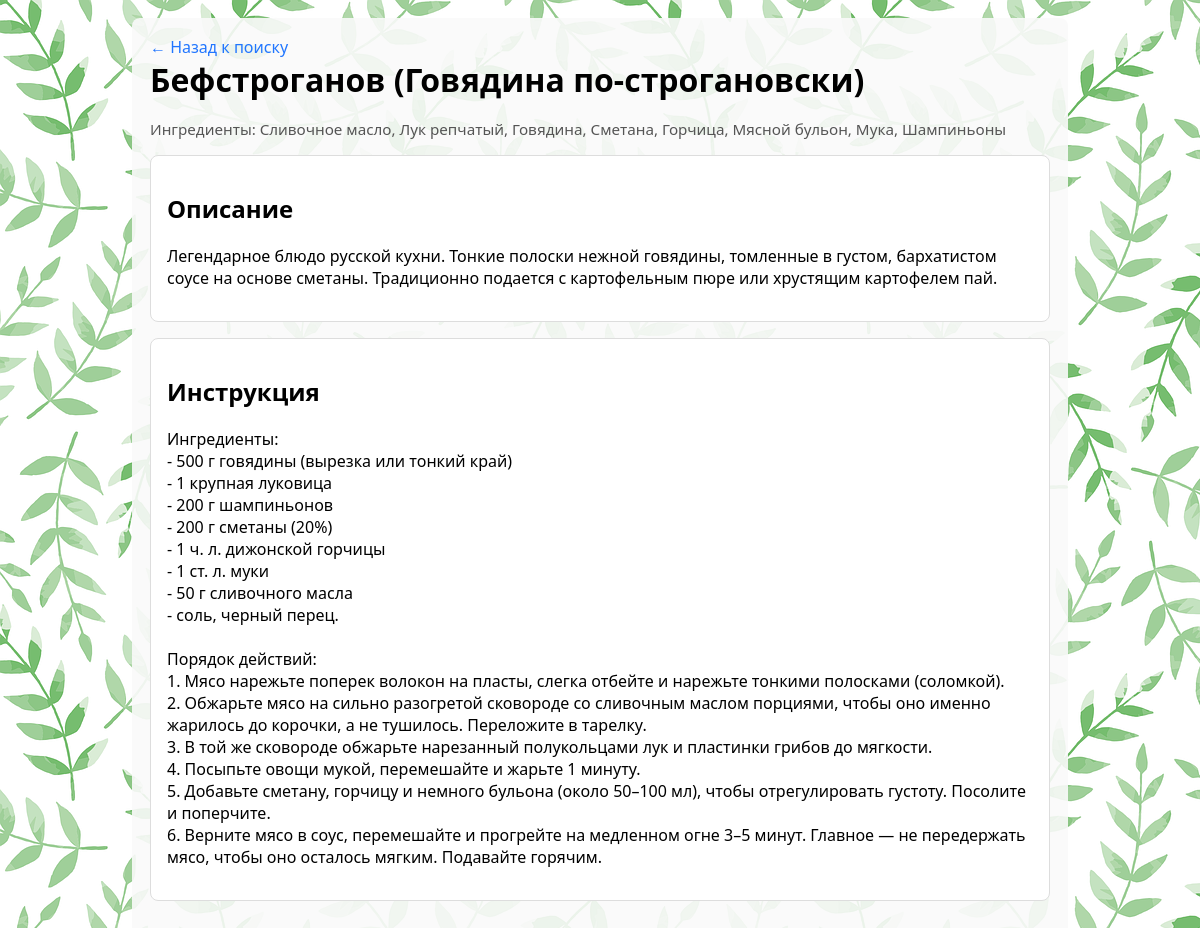
The page /recipes/11/ on the database its author committed.
### recipe_finder/models.py (models this page shows, shortened)
class Recipe(models.Model):
    name = models.CharField(max_length=200)
    picture = models.ImageField(upload_to='recipes/images/', blank=True)
    description = models.TextField()
    instructions = models.TextField()
    ingredients = models.ManyToManyField(Ingredient, related_name="recipes")
    class Meta:
        verbose_name = "Рецепт"
        verbose_name_plural = "Рецепты"

class Ingredient(models.Model):
    name = models.CharField(max_length=100, unique=True)
    def __str__(self):
        return self.name
    class Meta:
        verbose_name = "Ингредиент"
        verbose_name_plural = "Ингредиенты"

### recipe_finder/views.py (the view)
# urls.py: path("recipes/<int:pk>/", views.recipe_detail, name="recipe_detail"),
def recipe_detail(request, pk):
    recipe = get_object_or_404(Recipe, pk=pk)
    return render(request, 'recipe_finder/recipe_detail.html', {'recipe': recipe})

### templates/recipe_finder/recipe_detail.html (shortened to what this page needs)
<!DOCTYPE html>
<html lang="ru">
<head>
  {% load static %}
</head>
<body>
  <div class="container">
    <header>
      <a href="{% url 'home' %}">&larr; Назад к поиску</a>
      <h1>{{ recipe.name }}</h1>
    </header>
    <div class="meta">Ингредиенты: {{ recipe.ingredients.all|join:", " }}</div>
    <div class="section">
      <h2>Описание</h2>
      <p>{{ recipe.description|linebreaksbr }}</p>
    </div>
    <div class="section">
      <h2>Инструкция</h2>
      <p>{{ recipe.instructions|linebreaksbr }}</p>
    </div>
  </div>
</body>
</html>

### rows shown on the page
Recipe: name "Бефстроганов (Говядина по-строгановски)", ingredients.all "Сливочное масло, Лук репчатый, Говядина, Сметана, Горчица, Мясной бульон, Мука, Шампиньоны", description "Легендарное блюдо русской кухни. Тонкие полоски нежной говядины, томленные в густом, бархатистом соусе на основе сметаны. Традиционно подается с картофельным пюре или хрустящим картофелем пай.", instructions "Ингредиенты: - 500 г говядины (вырезка или тонкий край) - 1 крупная луковица - 200 г шампиньонов - 200 г сметаны (20%) - 1 ч. л. дижонской горчицы - 1 ст. л. муки - 50 г сливочного масла - соль, черный перец. Порядок действий: 1. Мясо нарежьте поперек волокон на пласты, слегка отбейте и нарежьте тонкими полосками (соломкой). 2. Обжарьте мясо на сильно разогретой сковороде со сливочным маслом порциями, чтобы оно именно жарилось до корочки, а не тушилось. Переложите в тарелку. 3. В той же сковороде обжарьте нарезанный полукольцами лук и пластинки грибов до мягкости. 4. Посыпьте овощи мукой, перемешайте и жарьте 1 минуту. 5. Добавьте сметану, горчицу и немного бульона (около 50–100 мл), чтобы…"
